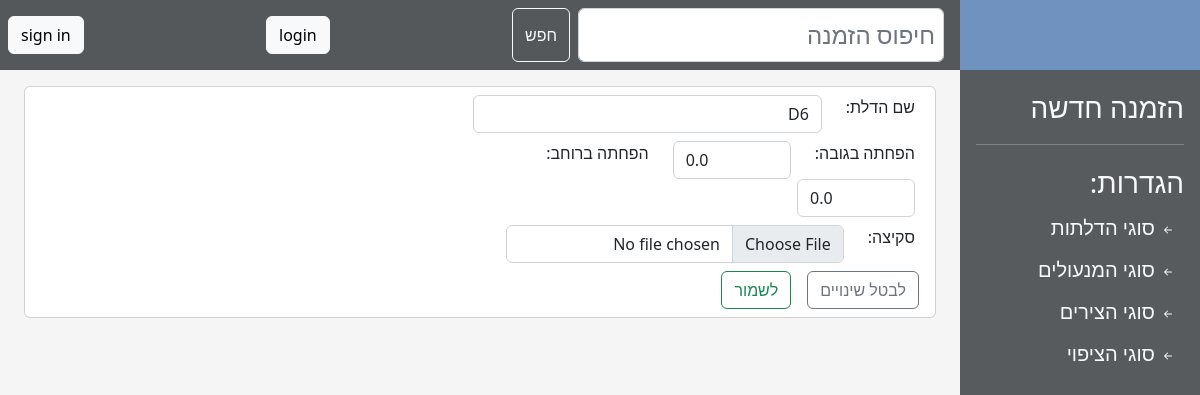
/doors/2/, run on an earlier commit of the app's database.
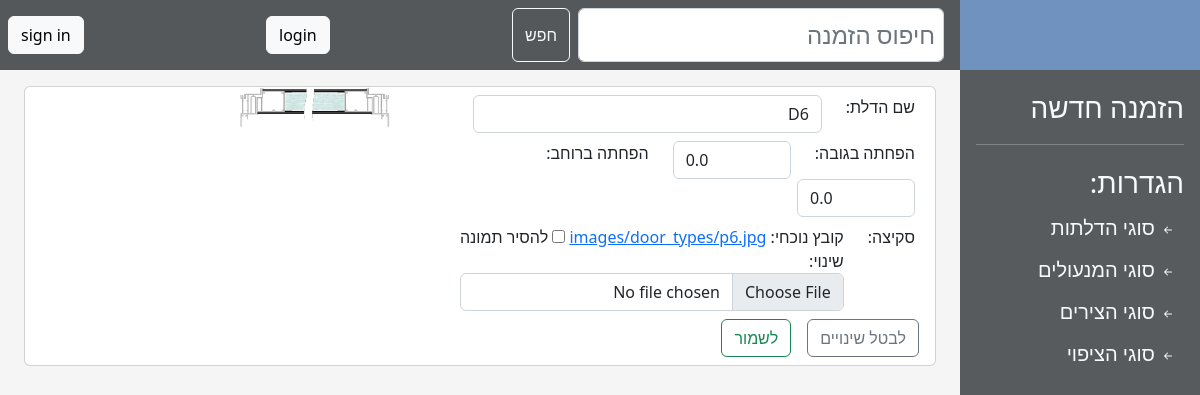
And on a later commit of the database.
### main/models.py (models this page shows, shortened)
class DoorType(models.Model):
    name = models.CharField(max_length=16, help_text="שם הדלת",
                            verbose_name="שם הדלת:", unique=True, null=False, )
    image = models.ImageField(upload_to='images/door_types/', default='',
                              help_text="תמונת הדלת", verbose_name="סקיצה:", blank=True,
                              validators=[validate_image_file_extension])
    height_calculation = models.DecimalField(max_digits=4, decimal_places=1, help_text="הפחתה בגובה",
                                             verbose_name="הפחתה בגובה:", null=False, default=0,
                                             validators=[MaxValueValidator(0)])
    width_calculation = models.DecimalField(max_digits=4, decimal_places=1, help_text="הפחתה ברוחב",
                                            verbose_name="הפחתה ברוחב:", null=False, default=0,
                                            validators=[MaxValueValidator(0)])
    covering_out_height_calculation = models.DecimalField(max_digits=4, decimal_places=1, help_text="הפחתה בגובה",
                                                          verbose_name="הפחתה בגובה:", null=False, default=0,
                                                          validators=[MaxValueValidator(0)])
    covering_out_width_calculation = models.DecimalField(max_digits=4, decimal_places=1, help_text="הפחתה ברוחב",
                                                         verbose_name="הפחתה ברוחב:", null=False, default=0,
                                                         validators=[MaxValueValidator(0)])
    covering_into_height_calculation = models.DecimalField(max_digits=4, decimal_places=1, help_text="הפחתה בגובה",
                                                           verbose_name="הפחתה בגובה:", null=False, default=0,
                                                           validators=[MaxValueValidator(0)])
    covering_into_width_calculation = models.DecimalField(max_digits=4, decimal_places=1, help_text="הפחתה ברוחב",
                                                          verbose_name="הפחתה ברוחב:", null=False, default=0,
                                                          validators=[MaxValueValidator(0)])
    binder_calculation = models.DecimalField(max_digits=4, decimal_places=1, help_text="הפחתה ברוחב",
                                             verbose_name="רוחבן:", null=False, default=0,
                                             validators=[MaxValueValidator(0)])

### main/views.py (the view)
# urls.py: re_path(r'^doors/(?P<pk>\d+)/', main.views.DoorUpdate.as_view(), name='door_type_update'),
class DoorUpdate(UpdateView):
    model = DoorType
    form_class = DoorTypeForm
    template_name = 'update_door.html'
    success_url = reverse_lazy('doors')

### templates/update_door.html (shortened to what this page needs)
{% extends 'base.html' %}
{% block page %}
    <form action="" method="post" enctype="multipart/form-data" class="card mx-2" onload="show_preview()">
        <div class="row">
            <div class="col-7">
                <div class="row m-2">
                    <div class="col-auto">{{ form.name.label }}</div>
                    <div class="col-auto">{{ form.name }}</div>
                </div>
                <div class="row m-2">
                    <div class="col-auto">{{ form.height_calculation.label }}</div>
                    <div class="col-auto" dir="ltr">{{ form.height_calculation }}</div>
                    <div class="col-auto">{{ form.width_calculation.label }}</div>
                    <div class="col-auto" dir="ltr">{{ form.width_calculation }}</div>
                </div>
                <div class="row m-2">
                    <div class="col-auto">{{ form.image.label }}</div>
                    <div class="col-auto">{{ form.image }}</div>
                </div>
                <div class="row m-2">
                    <a href="{% url 'doors' %}" class="btn btn-outline-secondary col-auto mx-2">לבטל שינויים</a>
                    <button type="submit" class="col-auto btn btn-outline-success  mx-2">לשמור</button>
                </div>
            </div>
            <div class="col-4">
                {% if form.image %}
                    <img src="/media/{{ form.image.value }}" alt="" id="preview"
                         class="" style="max-height: 250px; max-width: 150px;">
                {% else %}
                    <img src="#" alt="" id="preview"
                         class="" style="max-height: 250px; max-width: 150px;">
                {% endif %}
            </div>
        </div>
    </form>
{% endblock %}

What changed in the data, as far as the page shows it:
changed DoorType: image.value: picture added
Also different on the page:
form field image: (not shown) → "☐"
text now shown: "קובץ נוכחי: images/door_types/p6.jpg להסיר תמונה שינוי:"
